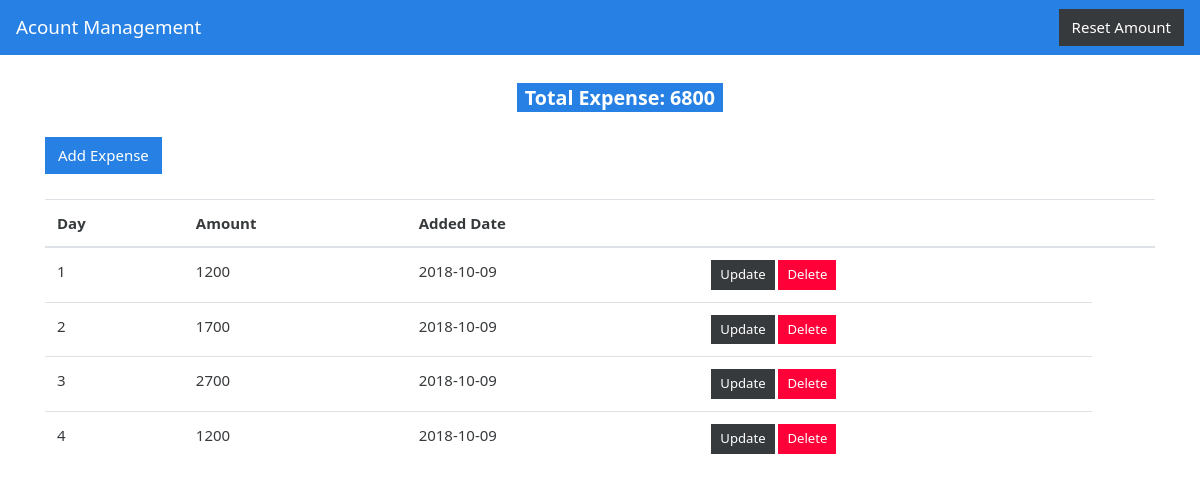
The page / on the database its author committed.
### tables this page shows
CREATE TABLE `account_tbl` (
  `SN` int(100) NOT NULL,
  `Day` int(10) NOT NULL,
  `Amount` float NOT NULL,
  `Date_created` date NOT NULL
);

### application/controllers/Welcome.php (called while the page is built, shortened)
<?php
class Welcome extends CI_Controller {
	public function index()
	{
		$this->load->model('queries');
		$posts= $this->queries->getPosts();
		$this->load->view('welcome_message', ['posts'=>$posts]);
	}
}

### index.php (called while the page is built, shortened)
<?php
require_once BASEPATH.'core/CodeIgniter.php';

### application/models/queries.php (called while the page is built, shortened)
<?php
    class queries extends CI_Model{
        public function getPosts(){
            $query = $this->db->get('account_tbl');
                return $query->result();
        }
    }
?>

### application/views/welcome_message.php (the view, shortened to what this page needs)
<?php include_once('header.php');?>
<div class="container">
  <div class ="header">
    <h3 style="align:center"> <b>
    <?php $amount=0; ?>
    <?php if(count($posts)): ?>
    <?php foreach($posts as $post):?>
    <?php $amount= $amount + $post->Amount; ?>
    <?php endforeach;?>
    <?php else: ?>
    <?php endif;?>
  <ul>
<span class="badge badge-primary">Total Expense: <?php echo $amount; ?> </span>
</ul>
 </b> </h3>
	</div>
  <div class = add_button>
    <?php echo anchor('welcome/create', 'Add Expense',['class'=>'btn btn-primary']);?>
  </div>
  <div class= "table_content">
  <table class="table table-hover">
    <thead>
      <tr>
        <th scope="col">Day</th>
        <th scope="col">Amount</th>
      <th scope="col">Added Date</th>
      <th scope="col"> <th>
      </tr>
    </thead>
    <tbody>
    <?php if(count($posts)): ?>
    <?php foreach($posts as $post):?>
    <tr>
      <td><?php echo $post->Day;?></td>
      <td><?php echo $post->Amount;?></td>
      <td><?php echo $post->Date_created;?></td>
      <td> <?php echo anchor("welcome/update/{$post->SN}", 'Update', ['class'=>'btn btn-secondary btn-sm']);?>
      <?php echo anchor("welcome/delete/{$post->SN}", 'Delete', ['class'=>'btn btn-danger btn-sm']);?> </td>
    </tr>
    <?php endforeach;?>
    <?php else: ?>
      <tr>
        <td> No Expense record </td>
      </tr>
    <?php endif;?>
      </tbody>
    </table>
  </div>
</div>
    <?php include_once('footer.php');?>

### application/views/header.php (shortened to what this page needs)
?><!DOCTYPE html>
<html lang="en">
<head>
<link rel="stylesheet"  type= "text/css" href= "<?php echo base_url('assets/css/bootstrap.css');?>">
<link rel="stylesheet"  type= "text/css" href= "<?php echo base_url('css/welcome.css');?>">
</head>
<body>
<nav class="navbar navbar-expand-lg navbar-dark bg-primary">
  <a class="navbar-brand" href="#">Acount Management</a>
  <?php echo anchor('welcome/reset', 'Reset Amount',['class'=>'btn btn-secondary my-2 my-sm-0']);?>
</nav>

### application/views/footer.php
<nav class="navbar navbar-inverse">
</nav>
</body>
</html>

### css/welcome.css (style rules this page uses)
.header { text-align: center; margin: 25px 0px 25px; }
.add_button { margin: 25px 0px 25px; }

### rows shown on the page
account_tbl: Day "1", Amount "1200", Date_created "2018-10-09", SN "Update", SN "Delete"
account_tbl: Day "2", Amount "1700", Date_created "2018-10-09", SN "Update", SN "Delete"
account_tbl: Day "3", Amount "2700", Date_created "2018-10-09", SN "Update", SN "Delete"
account_tbl: Day "4", Amount "1200", Date_created "2018-10-09", SN "Update", SN "Delete"

### other values the page prints
$amount "6800"
anchor('welcome/create', 'Add Expense',['class'=>'btn btn-primary']) "Add Expense"
